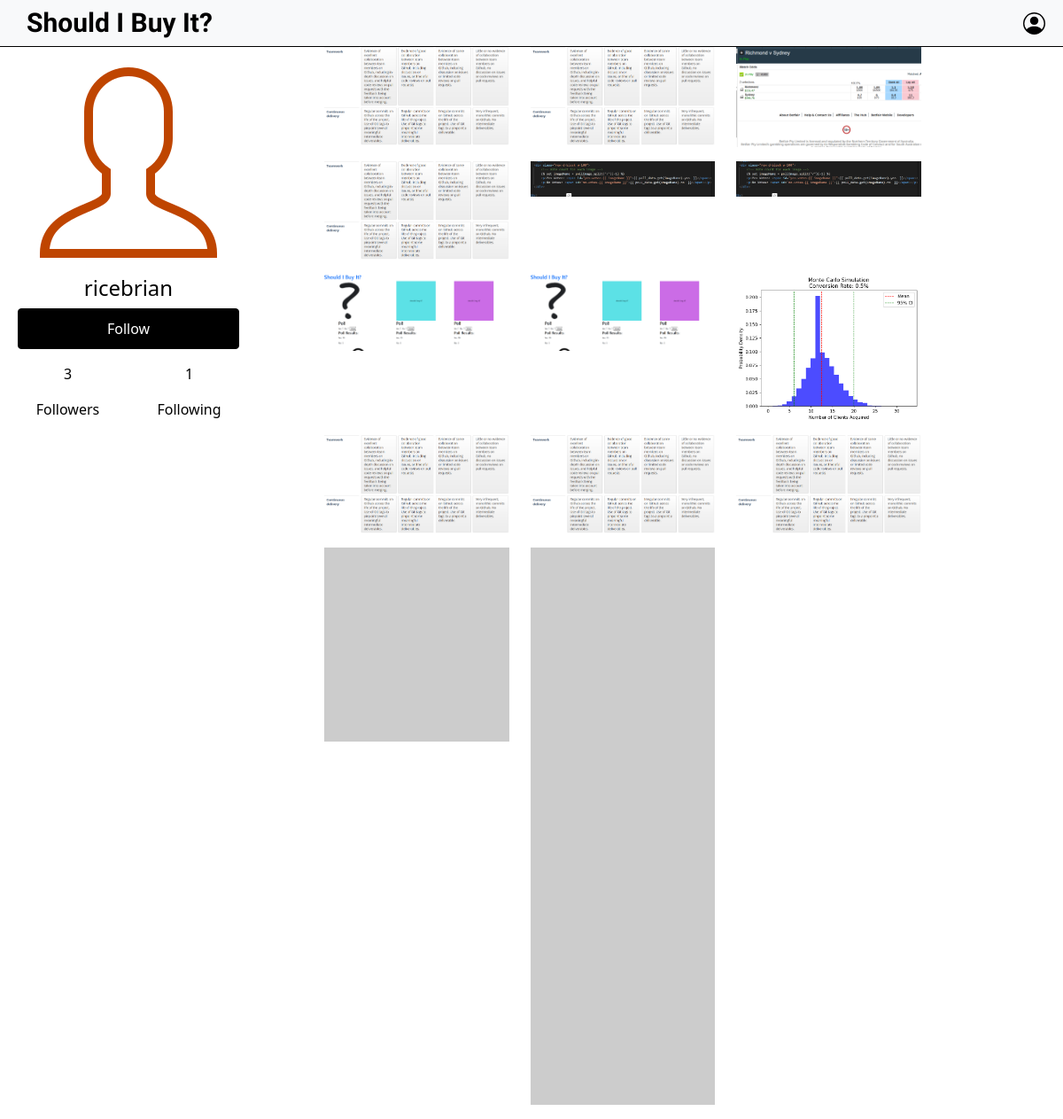
Page /user/3 (signed in) on the committed database.
### database/models.py (models this page shows, shortened)
class User(db.Model):
    id = db.Column(db.Integer, primary_key=True)
    username = db.Column(db.String(255), unique=True, nullable=False)
    email = db.Column(db.String(255), unique=True, nullable=False)
    password = db.Column(db.String(255), nullable=False)
    profile_picture = db.Column(db.String(255))
    images = db.relationship('Image', backref='user', lazy=True)
    votes = db.relationship('Vote', backref='user', lazy=True)
    comments = db.relationship('Comment', backref='user', lazy=True)
    followers = db.relationship('Follow', foreign_keys='Follow.follower_id', backref='follower', lazy=True)

class Image(db.Model):
    id = db.Column(db.Integer, primary_key=True, autoincrement=True)
    user_id = db.Column(db.Integer, db.ForeignKey('user.id'), nullable=False)
    image_path = db.Column(db.String(255), nullable=False)
    post_title = db.Column(db.String(255), nullable=False)
    post_description = db.Column(db.String(255), nullable=False)
    upload_date = db.Column(db.DateTime, default=datetime.utcnow)
    votes = db.relationship('Vote', backref='image', lazy=True)
    comments = db.relationship('Comment', backref='image', lazy=True)

### user/user.py (the view)
@user.route('/<userid>')
def showUser(userid):
    try:
        return render_template('user.html',
                               user=User.query.get(userid),
                               isFollowing=isFollowing(current_user.id, userid),
                               followers=get_followers_count(userid),
                               following=get_following_count(userid))
    except TemplateNotFound:
        abort(404)

### app.py (called while the page is built)
@login_manager.user_loader
def load_user(id):
    return User.query.get(int(id))

### database/routes.py (called while the page is built)
def isFollowing(current_user_id, followed_user_id):
    if Follow.query.filter_by(follower_id=current_user_id, followee_id=followed_user_id).first() is not None:
        return True
    return False

def get_followers_count(user_id):
    followers_count = Follow.query.filter_by(followee_id=user_id).count()
    return followers_count

def get_following_count(user_id):
    following_count = Follow.query.filter_by(follower_id=user_id).count()
    return following_count

### templates/user.html (shortened to what this page needs)
{% extends "base.html" %}
{% block content %}
    <div class="container mx-2">
        <div class="row justify-content-start vh-100">
            <div class="col-auto profile-head">
                <div class="profile-picture-container">
                    {% if current_user.profile_pic %}
                        <img src="{{ url_for('static', filename='upload_folder/' + user.profile_pic) }}"
                             alt="Profile Picture">
                    {% else %}
                        <img src="{{ url_for('static', filename='upload_folder/user-icon.png') }}"
                             alt="Default Profile Picture">
                    {% endif %}
                </div>
                <h4 class="text-center">{{ user.username }}</h4>
                <div class="w-auto">
                    <button class="btn btn-primary w-100" id="follow-button" onclick="toggleFollow({{ user.id }})">
                        {% if isFollowing %}
                            Following
                        {% else %}
                            Follow
                        {% endif %}
                    </button>
                </div>
                <div class="row justify-content-around w-auto py-3">
                    <div class="col text-center">
                        <p id="followers-count">{{ followers }}</p>
                        <p>Followers</p>
                    </div>
                    <div class="col text-center">
                        <p id="following-count">{{ following }}</p>
                        <p>Following</p>
                    </div>
                </div>
            </div>
            <div class="col container-fluid">
                <div class="row justify-content-center">
                    <div class="col-lg-10">
                        <div class="row image-grid">
                            {% for image in current_user.images[::-1] %}
                                {% if loop.index % 3 == 1 %}
                                    <div class="row">
                                {% endif %}
                            <div class="col-md-4 mb-3">
                                <div class="image-container">
                                    <img src="{{ url_for('static', filename='upload_folder/' + image.image_path) }}"
                                         alt="Uploaded Image" class="img-fluid image-thumbnail">
                                </div>
                            </div>
                            {% if loop.index % 3 == 0 or loop.last %}
                                </div>
                            {% endif %}
                            {% endfor %}
                        </div>
                    </div>
                </div>
            </div>
        </div>
    </div>
{% endblock %}

### static/css/colors.css (style rules this page uses)
:root { --card-light : #F2FCF9; --yes-primary: #BCF7BF; --yes-secondary: #1E341F; --no-primary: #ED1D5B; --no-secondary: #49081C; }

### static/css/styles.css (style rules this page uses)
body { color: #000; background-color: #fff; }
.btn-primary { background-color: #000000; border-color: #ffffff; border-color: #000000; padding: 10px 30px; }

### rows in the picture
User: username "ricebrian"
Image: image_path (picture)
Image: image_path (picture)
Image: image_path (picture)
Image: image_path (picture)
Image: image_path (picture)
Image: image_path (picture)
Image: image_path (picture)
Image: image_path (picture)
Image: image_path (picture)
Image: image_path (picture)
Image: image_path (picture)
Image: image_path (picture)

### other values in the picture
{{ followers }} "3"
{{ following }} "1"
